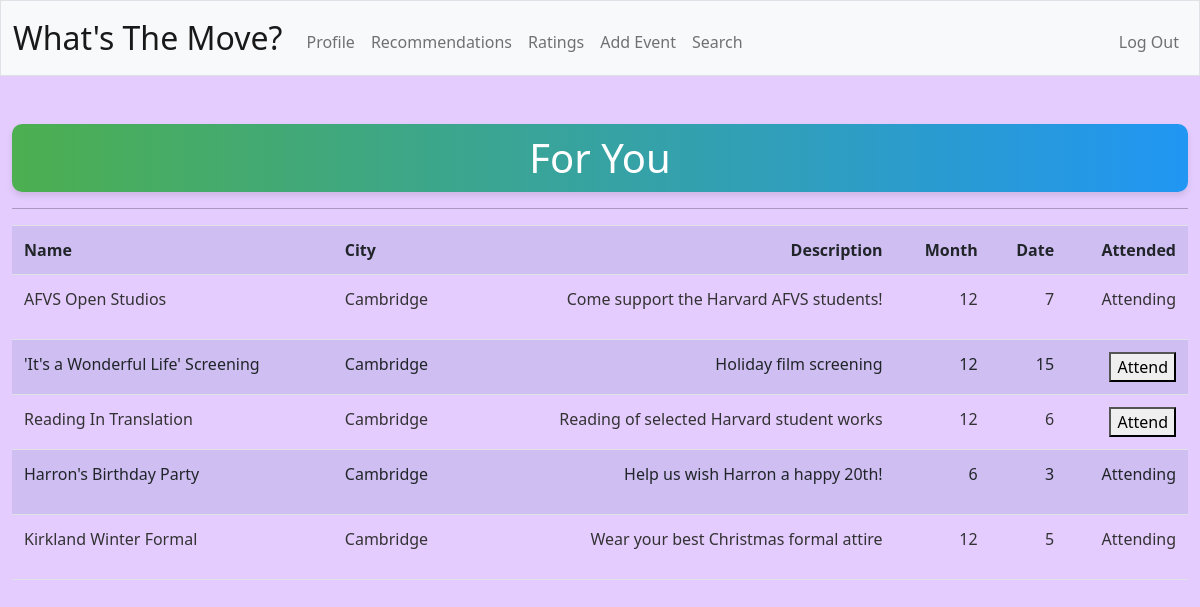
The page /recommendations (signed in) on the database its author committed.
### tables this page shows
CREATE TABLE events (
event_id INTEGER PRIMARY KEY AUTOINCREMENT NOT NULL,
name TEXT NOT NULL,
city TEXT NOT NULL,
state TEXT NOT NULL,
address TEXT NOT NULL,
comments TEXT NOT NULL,
user_id INTEGER, month INTEGER NOT NULL, date INTEGER NOT NULL,
FOREIGN KEY(user_id) REFERENCES users(id));

### app.py (the view)
@app.route("/recommendations", methods=["GET", "POST"])
@login_required
def recommendations():
    events = db.execute("SELECT * FROM events")
    preferences = db.execute("SELECT * FROM preferences")
    count_dict = {}
    for event in events:
        c = 0
        descriptions = db.execute(
            "SELECT * FROM descriptions WHERE event_id = ?", event["event_id"]
        )
        for description in descriptions:
            for preference in preferences:
                if preference["adjective"] in description["adjective"]:
                    c += 1
        count_dict[event["event_id"]] = c
    sorted_dict = sorted(count_dict.items(), key=lambda item: item[1], reverse=True)
    five_events = sorted_dict[:5]
    recommendations = []
    for event in five_events:
        recommendations += db.execute(
            "SELECT * FROM events WHERE event_id = ?", event[0]
        )
    attendance = []
    for event in five_events:
        result = db.execute(
            "SELECT attended FROM attendance WHERE user_id = ? AND event_id = ?",
            session["user_id"],
            event[0],
        )
        attendance.append(result[0])
    if request.method == "GET":
        zipped_lists = zip(recommendations, attendance)
        return render_template("recommendations.html", zipped_lists=zipped_lists)
    else:
        db.execute(
            "UPDATE attendance SET attended = 1 WHERE event_id = ?",
            request.form.get("event_id"),
        )
        return redirect("/recommendations")

### app.py (called while the page is built)
@app.after_request
def after_request(response):
    response.headers["Cache-Control"] = "no-cache, no-store, must-revalidate"
    response.headers["Expires"] = 0
    response.headers["Pragma"] = "no-cache"
    return response

### helpers.py (called while the page is built)
def login_required(f):
    @wraps(f)
    def decorated_function(*args, **kwargs):
        if session.get("user_id") is None:
            return redirect("/login")
        return f(*args, **kwargs)
    return decorated_function

### templates/recommendations.html (shortened to what this page needs)
{% extends "layout.html" %}
{% block main %}
    <h1>For You</h2>
    <hr>
    <form action="/recommendations" method="post">
        <table class="table table-striped">
            <tr>
                <th class="text-start">Name</th>
                <th class="text-start">City</th>
                <th class="text-end">Description</th>
                <th class="text-end">Month</th>
                <th class="text-end">Date</th>
                <th class="text-end">Attended</th>
            </tr>
            {% for event_item, attendance_item in zipped_lists %}
                <tr>
                    <td class="text-start">{{ event_item['name'] }}</td>
                    <td class="text-start">{{ event_item['city'] }}</td>
                    <td class="text-end">{{ event_item['comments'] }}</td>
                    <td class="text-end">{{ event_item['month'] }}</td>
                    <td class="text-end">{{ event_item['date'] }}</td>
                    <td class="text-end">
                        {% if attendance_item['attended'] == 0 %}
                            <button type="submit" name="event_id" value="{{ event_item['event_id'] }}">Attend</button>
                        {% elif attendance_item['attended'] == 1 %}
                            <p>Attending</p>
                        {% endif %}
                    </td>
                </tr>
            {% endfor %}
        </table>
    </form>
{% endblock %}

### static/styles.css (style rules this page uses)
body { background-color: #E5CCFF; color: #000000; font-size: 1rem; font-weight: 400; line-height: 1.5; margin: 0; }
h1 { background: linear-gradient(to right, #4CAF50, #2196F3); padding: 10px; text-align: center; color: #fff; border-radius: 10px; box-shadow: 0 4px 6px rgba(0, 0, 0, 0.1); }
.table { width: 100%; margin-bottom: 1rem; color: #333; border-collapse: collapse; }
.table th, .table td { padding: 0.75rem; vertical-align: top; border-top: 1px solid #dee2e6; }
.table-striped tbody tr:nth-of-type(odd) { background-color: rgba(0, 123, 255, 0.05); }

### rows shown on the page
events: name "AFVS Open Studios", city "Cambridge", comments "Come support the Harvard AFVS students!", month "12", date "7", shows "Attending"
events: name "'It's a Wonderful Life' Screening", city "Cambridge", comments "Holiday film screening", month "12", date "15", {{ event_item['event_id'] }} 34 (drawn)
events: name "Reading In Translation", city "Cambridge", comments "Reading of selected Harvard student works", month "12", date "6", {{ event_item['event_id'] }} 35 (drawn)
events: name "Harron's Birthday Party", city "Cambridge", comments "Help us wish Harron a happy 20th!", month "6", date "3", shows "Attending"
events: name "Kirkland Winter Formal", city "Cambridge", comments "Wear your best Christmas formal attire", month "12", date "5", shows "Attending"
